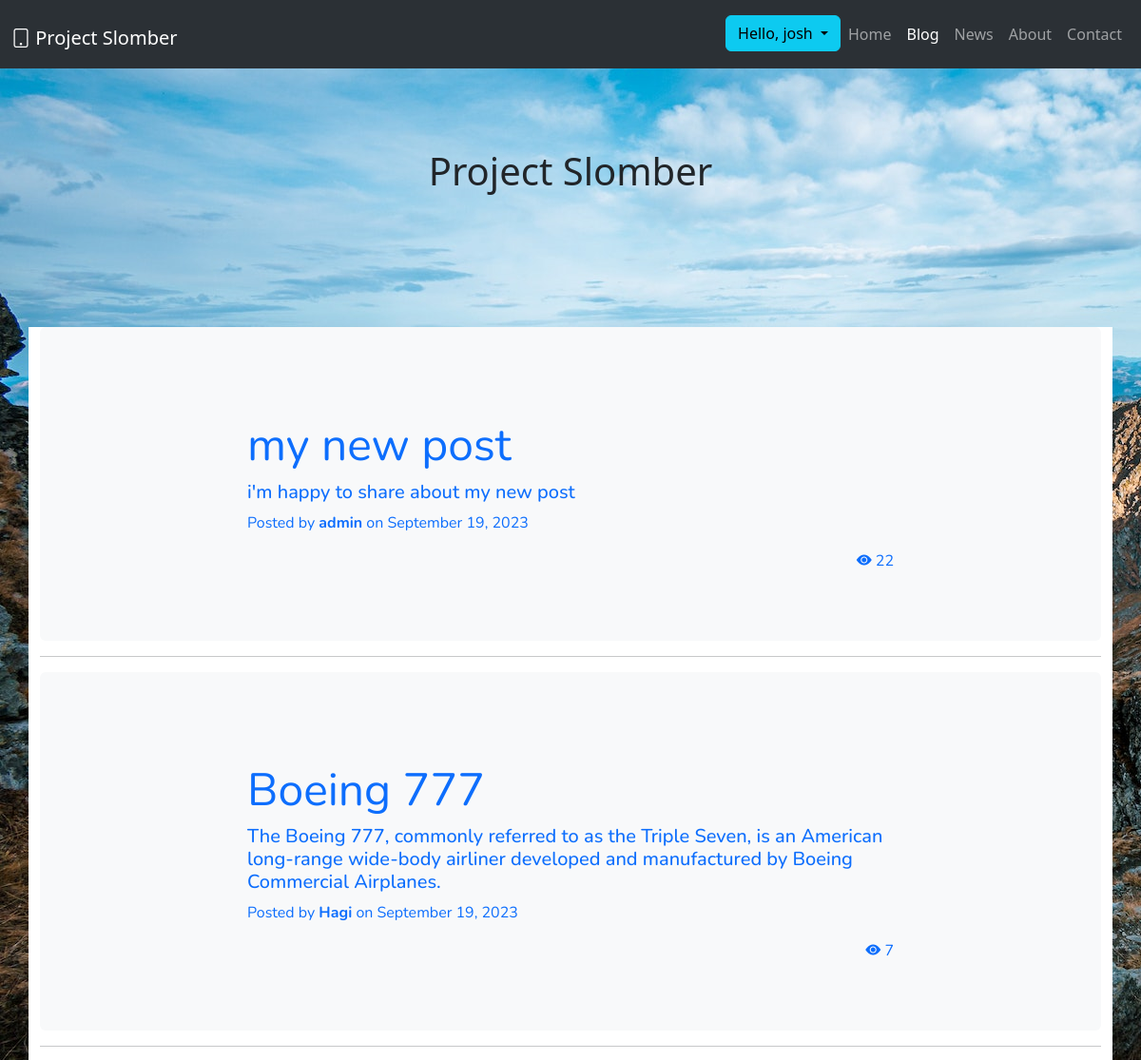
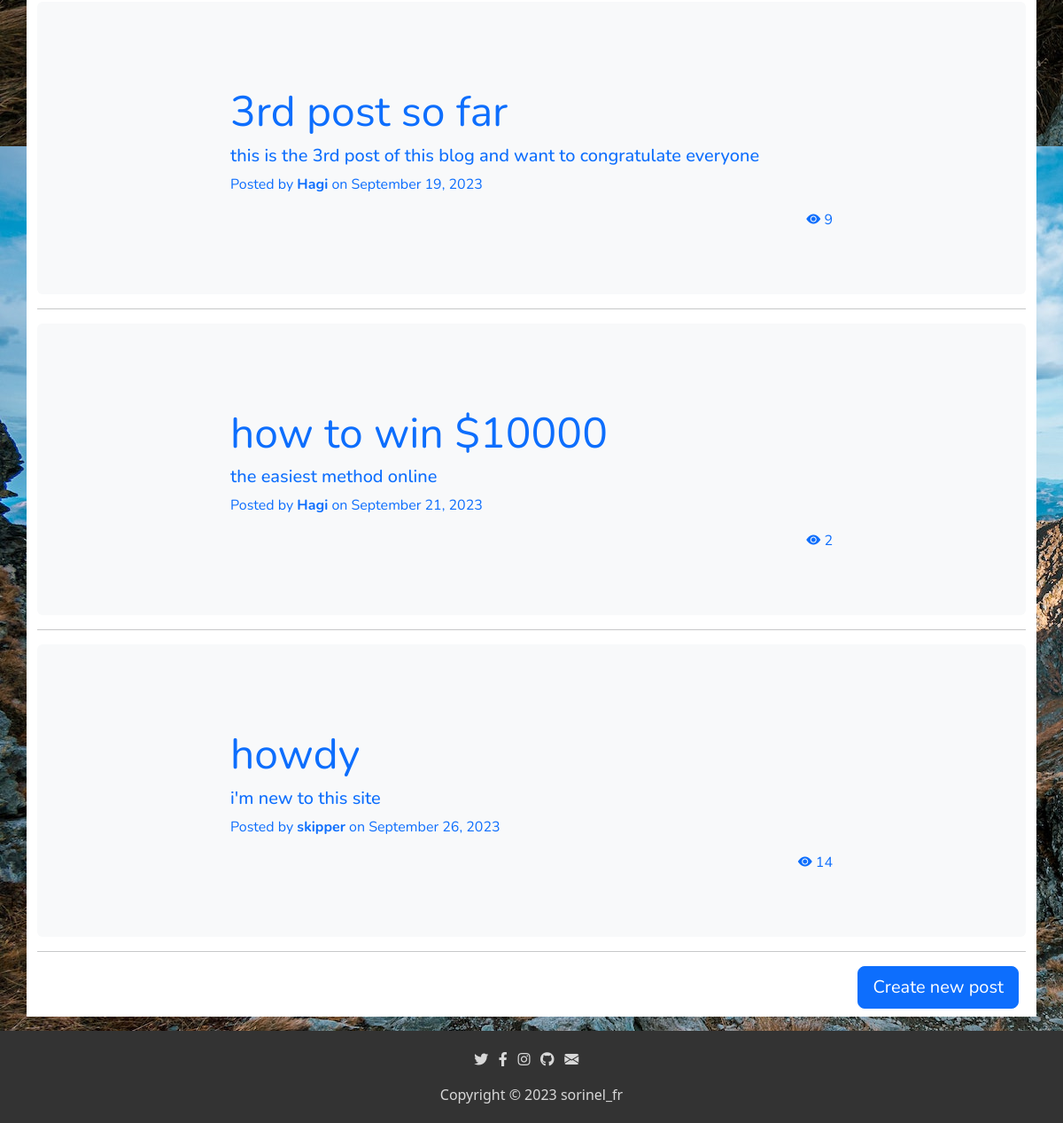
Before: /blog (signed in) with the older database file (2 pictures, top to bottom).
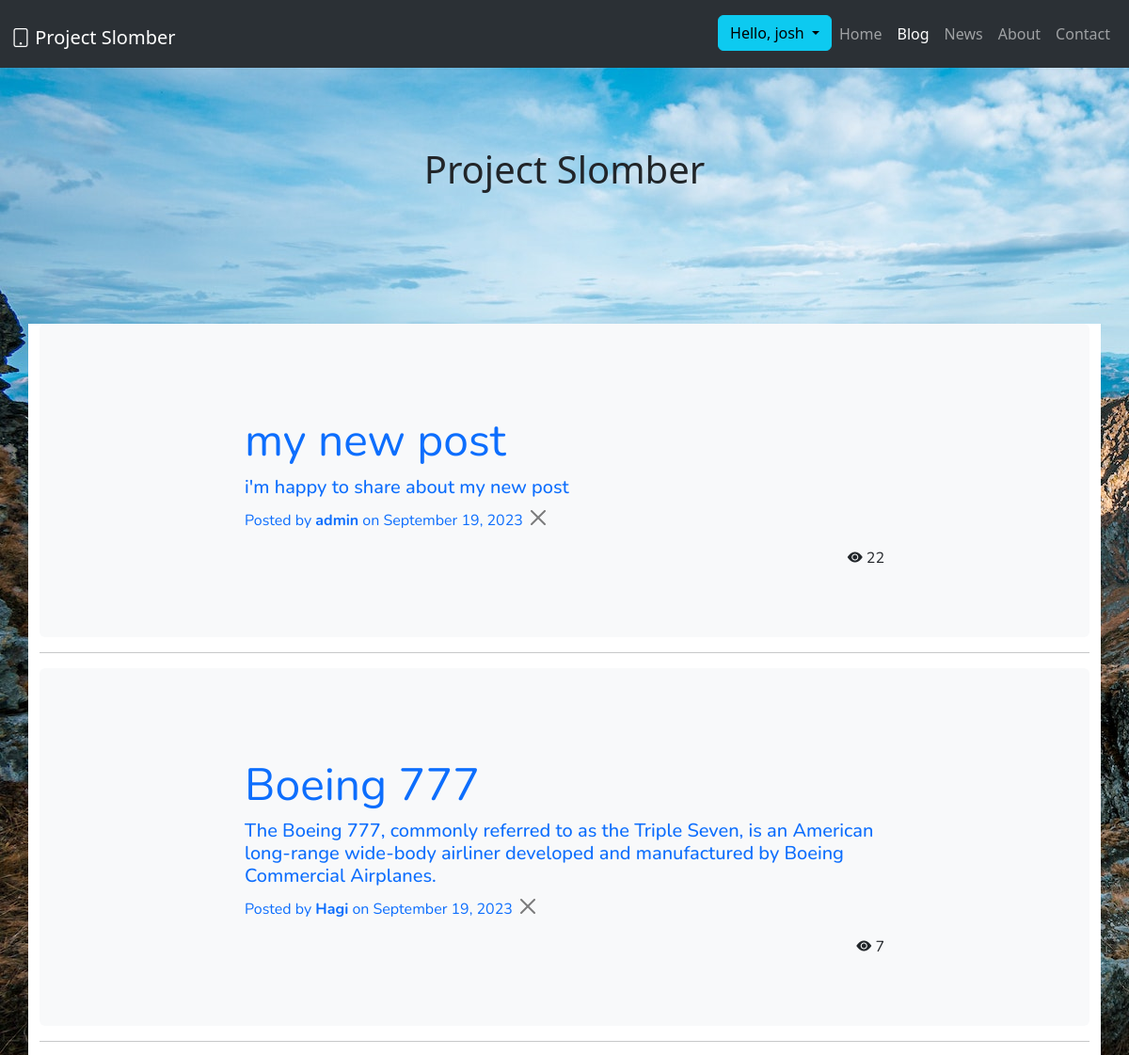
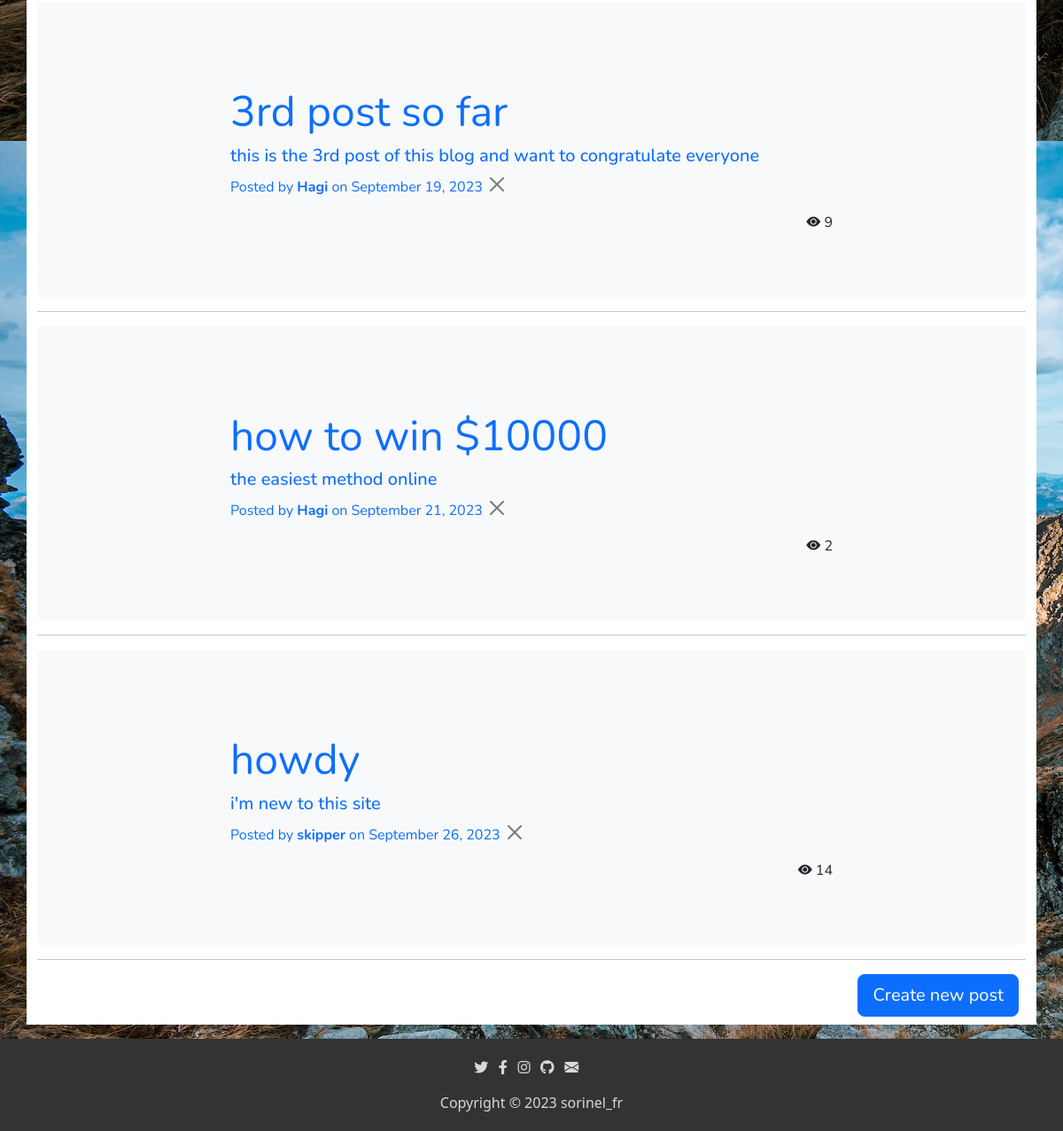
After: the same page with the newer database file (2 pictures, top to bottom).
### server.py (models this page shows)
    class User(UserMixin, db.Model):
        __tablename__ = "user"
        id = db.Column(db.Integer, primary_key=True)
        email = db.Column(db.String(100), unique=True, nullable=False)
        password = db.Column(db.String(100), nullable=False)
        name = db.Column(db.String(100), unique=True, nullable=False)
        profile_views = db.Column(db.Integer, nullable=False)
        picture_url = db.Column(db.String(3000))
        has_functions = db.Column(db.Boolean, nullable=False)
        is_admin = db.Column(db.Boolean, nullable=False)
        is_developer = db.Column(db.Boolean, nullable=False)
        posts = relationship("BlogPosts", back_populates="author")
        comment = relationship("Comments", back_populates="author")

    class BlogPosts(UserMixin, db.Model):
        __tablename__ = "posts"
        id = db.Column(db.Integer, primary_key=True)
        user_id = db.Column(db.Integer, db.ForeignKey('user.id'))
        author = relationship("User", back_populates="posts")
        comment = relationship("Comments", back_populates="posts")
        title = db.Column(db.String(250), unique=True, nullable=False)
        subtitle = db.Column(db.String(250), nullable=False)
        date = db.Column(db.String(250), nullable=False)
        text = db.Column(db.Text, nullable=False)
        post_views = db.Column(db.Integer, nullable=False)

### server.py (the view)
    @app.route('/blog')
    def blog_page():
        all_posts = db.session.query(BlogPosts).all()
        return render_template('blog.html', posts=all_posts, is_logged=current_user.is_authenticated)

### server.py (called while the page is built)
    @login_manager.user_loader
    def load_user(user_id):
        return User.query.filter_by(id=user_id).first()

### templates/blog.html (shortened to what this page needs)
<!DOCTYPE html>
<html lang="en">
<head>
    <link rel="stylesheet" href="static/style.css">
    <link rel="stylesheet" href="https://cdnjs.cloudflare.com/ajax/libs/font-awesome/5.15.3/css/all.min.css">
    <link href="https://cdn.jsdelivr.net/npm/bootstrap@5.3.0-alpha3/dist/css/bootstrap.min.css" rel="stylesheet"
>
    <link rel="stylesheet" href="https://cdn.jsdelivr.net/npm/bootstrap-icons@1.10.4/font/bootstrap-icons.css">
</head>
<body style="margin-bottom: 10%;">
    <nav class="navbar navbar-expand-lg bg-body-tertiary" data-bs-theme="dark">
        <div class="container-fluid">
            <h1><a class="navbar-brand" href="/"><i class="bi bi-tablet"></i> Project Slomber</a></h1>
            <div class="collapse navbar-collapse" id="navbarSupportedContent">
                <ul class="navbar-nav ms-auto mb-2 mb-lg-0">
                    {%if current_user.is_authenticated: %}
                    <li class="nav-item">
                        <div class="btn-group">
                            <button type="button" class="btn btn-info dropdown-toggle" data-toggle="dropdown"
                                aria-haspopup="true" aria-expanded="true">
                                Hello, {{ current_user.name }}
                            </button>
                        </div>
                    </li>
                    {% endif %}
                    <li class="nav-item">
                        <a class="nav-link" aria-current="page" href="/">Home</a>
                    </li>
                    <li class="nav-item">
                        <a class="nav-link active" href="/blog">Blog</a>
                    </li>
                    <li class="nav-item">
                        <a class="nav-link" href="/news">News</a>
                    </li>
                    <li class="nav-item">
                        <a class="nav-link" href="/about">About</a>
                    </li>
                    <li class="nav-item">
                        <a class="nav-link" href="/contact">Contact</a>
                    </li>
                </ul>
            </div>
        </div>
    </nav>
    <div class="front-logo">
        <h1 class="page-title">Project Slomber</h1>
    </div>
    <div class="container my-5">
        {%for post in posts%}
        <a href="blog/post/{{post.id}}" style="text-decoration: none;">
            <div class="bg-body-tertiary p-5 rounded">
                <div class="col-sm-8 py-5 mx-auto">
                    <h1 class="display-5 fw-normal">
                        {{post.title}}
                    </h1>
                    <h2 class="fs-5">
                        {{post.subtitle}}
                    </h2>
                    <p>
                        Posted by <b>{{post.author.name}}</b> on {{post.date}} {%if post.user_id == current_user.id or current_user.is_admin == 1:%} <a href="/delete/{{post.id}}"><button
                            type="button" class="btn-close" aria-label="Close"></button></a> {% endif %}
                    </p>
                    <div style="float: right;">
                        <i class="bi bi-eye-fill"></i> {{post.post_views}}
                    </div>
                </div>
            </div>
        </a>
        <hr>
        {%endfor%}
        {%if not current_user.is_authenticated:%}
        <div class="d-grid gap-2 d-md-flex justify-content-md-end">
            <a href="/register"><button class="btn btn-primary btn-lg me-md-2" type="button" style="margin-bottom: 5%;">Register to create a new post</button></a>
        </div>
        {% else %}
        <div class="d-grid gap-2 d-md-flex justify-content-md-end">
            <a href="/new-post"><button class="btn btn-primary btn-lg me-md-2" type="button" style="margin-bottom: 5%;">Create new post</button></a>
        </div>
        {% endif %}
    </div>
</body>
<footer>
    <ul class="icons">
        <li><a href="https://twitter.com/Sorin63701900" target="_blank"><i class="fab fa-twitter"></i></a></li>
        <li><a href="https://www.facebook.com/sorin.fratean" target="_blank"><i class="fab fa-facebook-f"></i></a></li>
        <li><a href="https://www.instagram.com/sorinel_fr/" target="_blank"><i class="fab fa-instagram"></i></a></li>
        <li><a href="https://github.com/Sorinel27" target="_blank"><i class="fab fa-github"></i></a></li>
        <li><a href="mailto:sorin78910@gmail.com" target="_blank"><i class="bi bi-envelope-fill"></i></a></li>
    </ul>
    <a href="https://sorinelfr.ro/" target="_blank">Copyright &copy; 2023 sorinel_fr</a>
</footer>
</html>

### static/style.css (style rules this page uses)
body { margin-bottom: 10%; background-image: url("img/bg.jpg"); background-size: auto; }
body .front-logo { text-align: center; padding-top: 7%; padding-bottom: 7%; }
body .container { background-color: white; margin-top: 7%; font-family: 'Nunito', 'Arial', sans-serif; }
footer { background-color: #333; color: #fff; text-align: center; position: fixed; bottom: 0; width: 100%; padding: 20px; }
footer .icons { display: -webkit-box; display: -ms-flexbox; display: flex; -webkit-box-orient: horizontal; -webkit-box-direction: normal; -ms-flex-direction: row; flex-direction: row; list-style-type: none; -webkit-box-pack: center; -ms-flex-pack: center; justify-content: center; padding-left: 0; }
footer .icons li { padding-right: 1%; }
footer a { text-decoration: none; color: #d8d8d8; }

Changed rows visible on the page:
changed User "josh": is_admin False → True (drawn)
changed through a linked row, BlogPosts "my new post": is_admin: picture added
changed through a linked row, BlogPosts "Boeing 777": is_admin: picture added
changed through a linked row, BlogPosts "3rd post so far": is_admin: picture added
changed through a linked row, BlogPosts "how to win $10000": is_admin: picture added
changed through a linked row, BlogPosts "howdy": is_admin: picture added
